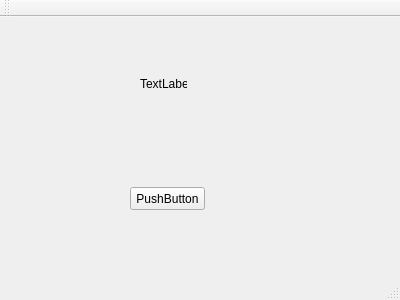
<?xml version="1.0" encoding="UTF-8"?>
<ui version="4.0">
 <class>MainWindow</class>
 <widget class="QMainWindow" name="MainWindow">
  <property name="geometry">
   <rect>
    <x>0</x>
    <y>0</y>
    <width>400</width>
    <height>300</height>
   </rect>
  </property>
  <property name="windowTitle">
   <string>MainWindow</string>
  </property>
  <widget class="QWidget" name="centralWidget">
   <widget class="QPushButton" name="pushButton">
    <property name="geometry">
     <rect>
      <x>130</x>
      <y>170</y>
      <width>75</width>
      <height>23</height>
     </rect>
    </property>
    <property name="text">
     <string>PushButton</string>
    </property>
   </widget>
   <widget class="QLabel" name="label">
    <property name="geometry">
     <rect>
      <x>140</x>
      <y>60</y>
      <width>47</width>
      <height>13</height>
     </rect>
    </property>
    <property name="text">
     <string>TextLabel</string>
    </property>
   </widget>
  </widget>
  <widget class="QMenuBar" name="menuBar">
   <property name="geometry">
    <rect>
     <x>0</x>
     <y>0</y>
     <width>400</width>
     <height>21</height>
    </rect>
   </property>
  </widget>
  <widget class="QToolBar" name="mainToolBar">
   <attribute name="toolBarArea">
    <enum>TopToolBarArea</enum>
   </attribute>
   <attribute name="toolBarBreak">
    <bool>false</bool>
   </attribute>
  </widget>
  <widget class="QStatusBar" name="statusBar"/>
 </widget>
 <layoutdefault spacing="6" margin="11"/>
 <resources/>
 <connections/>
</ui>
